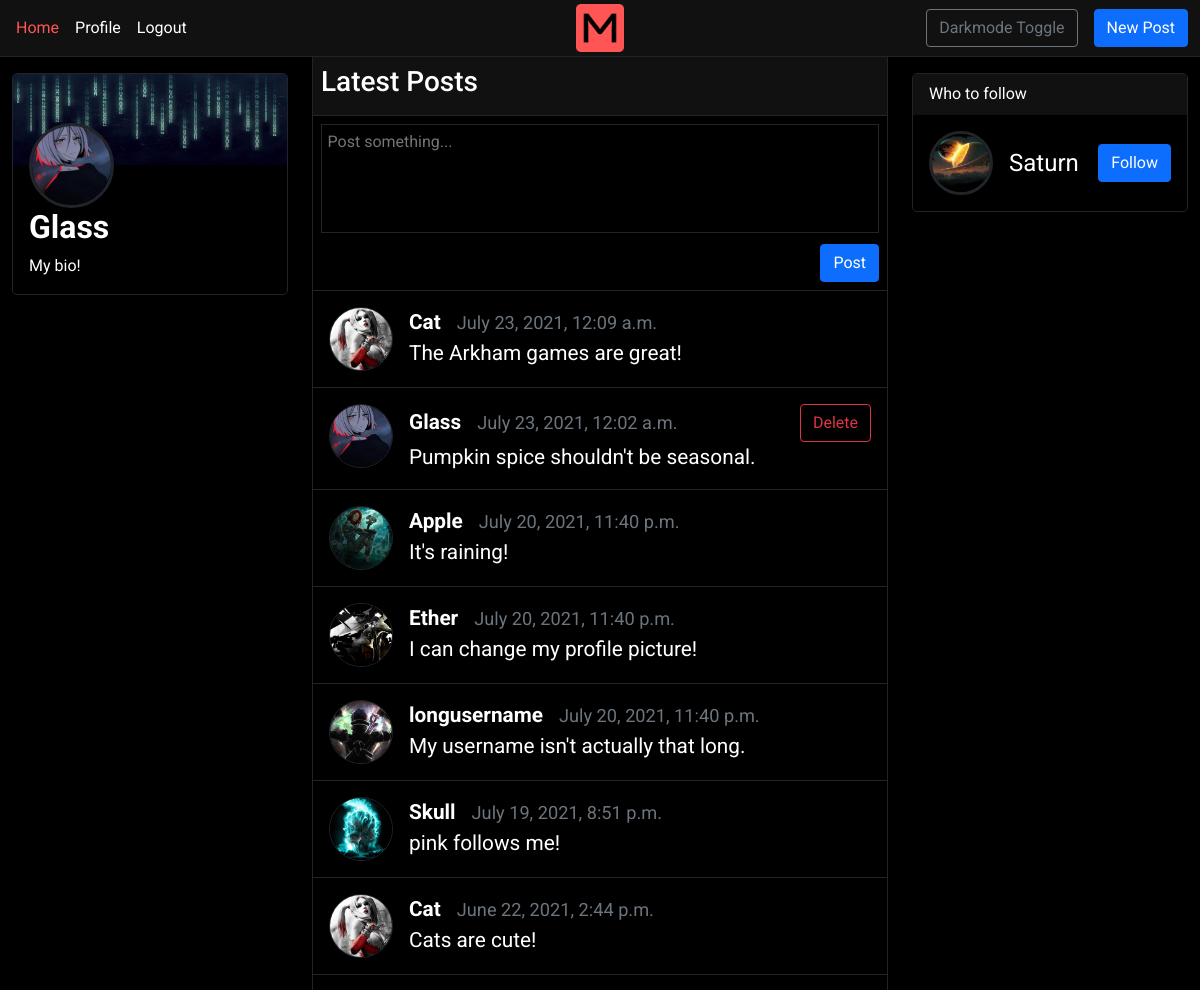
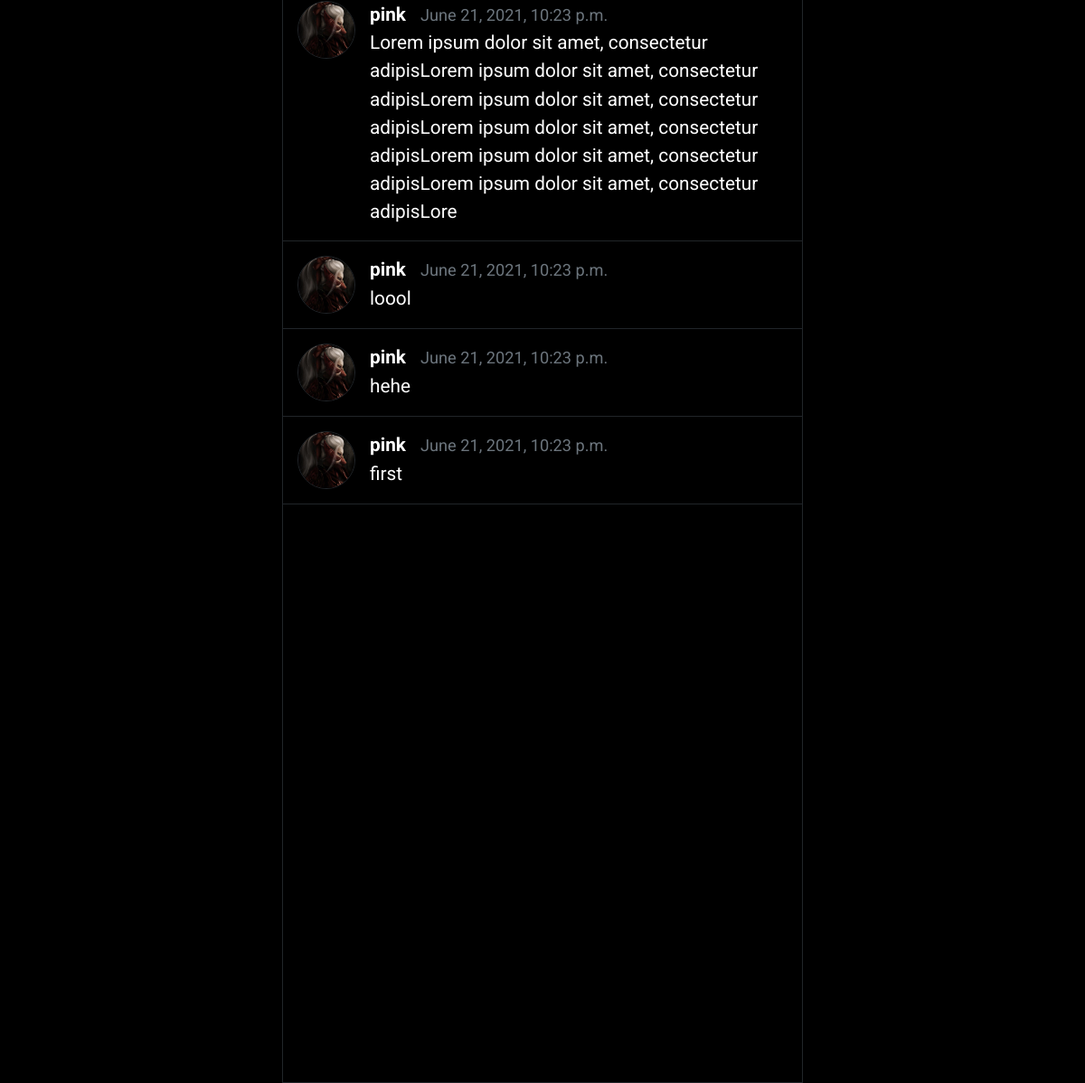
The page / (signed in) on the database its author committed (2 pictures, top to bottom).
### users/models.py (models this page shows, shortened)
class Profile(models.Model):
    user = models.OneToOneField(User, on_delete=models.CASCADE)
    profile_pic = models.ImageField(upload_to=profile_pic_path, null=True, blank=True)
    profile_banner = models.ImageField(upload_to=profile_banner_path, null=True, blank=True)
    bio = models.TextField(null=True, blank=True, max_length=280, default="My bio!")

### posts/models.py (models this page shows, shortened)
class Post(models.Model):
    id = models.CharField(primary_key=True, max_length=32, editable=False, default=uuid_hex)
    text = models.CharField(max_length=255)
    author = models.ForeignKey(User, on_delete=models.CASCADE)
    date_posted = models.DateTimeField(auto_now=False, auto_now_add=True)
    last_updated = models.DateTimeField(auto_now=True, auto_now_add=False)

### blog/views.py (the view)
# urls.py: path('', views.index, name='index'),
@login_required
def index(request):
    sort = request.GET.get('sort', 'latest')
    posts = []
    follow_suggestions = get_follow_suggestions(request)
    if sort == 'latest':
        posts = Post.objects.all().order_by('-date_posted')
    else:
        posts = Post.objects.all().order_by('date_posted')
    for post in posts:
        if (not post.author == request.user) and (not request.user.is_following(post.author)):
            posts = posts.exclude(author=post.author)
    return render(request, 'blog/blog.html', { 'posts' : posts,
        'follow_suggestions' : follow_suggestions })

### blog/context_processors.py (called while the page is built)
def context_forms(request):
    return {
        'post_form' : PostForm,
    }

### blog/views.py (called while the page is built)
def get_follow_suggestions(request):
    follow_suggestions = None
    follow_suggestions = User.objects.exclude(username=request.user.username)
    for user in follow_suggestions:
        if request.user.is_following(user):
            follow_suggestions = follow_suggestions.exclude(username=user.username)
    follow_suggestions = follow_suggestions.order_by('?')
    return follow_suggestions

### posts/models.py (called while the page is built)
def uuid_hex():
    return uuid4().hex

### users/context_processors.py (called while the page is built)
def user_pref(request):
    if request.user.is_authenticated:
        preferences = UserPreferences.objects.get(user=request.user)
    else:
        preferences = None
    return {
        'user_pref' : preferences,
    }

### users/models.py (called while the page is built)
    def is_following(self, user):
        return len(self.follower.filter(followee=user)) > 0

### blog/templates/blog/blog.html
{% extends 'blog/base.html' %}
{% block content %}
<div class="border-start border-end border-dark">
    <div class="bg-light border-bottom border-dark p-2"><h3>Latest Posts</h3></div>
    <div class="p-2">
        {% include 'posts/post_form.html' %}
    </div>
    {% include 'posts/post_container.html' %}
</div>
{% endblock content %}

### blog/templates/blog/profile_widget.html
<div class="border border-dark rounded-3 mt-3">
    <div>
        {% if user.profile.profile_banner %}
        <img class="w-100 rounded-top" src="{{ user.profile.profile_banner.url }}" />
        {% else %}
        <img class="w-100 rounded-top" src="https://cdn.kapwing.com/final_5dcc99aba3f32c0013ff8b46_45583.jpg">
        {% endif %}
    </div>
    <div class="p-3 pt-0">
        <div>
            <a href="{% url 'profile' user=user.username %}">
                {% if user.profile.profile_pic %}
                <img class="border border-3 border-dark rounded-circle profile-card-img"
                    src="{{ user.profile.profile_pic.url }}" />
                {% else %}
                <img class="border border-3 border-dark rounded-circle profile-card-img"
                    src="https://i2.wp.com/cdn.website-editor.net/337bd928b7f54e51813e75f713453762/dms3rep/multi/desktop/blank+employee.png" />
                {% endif %}
            </a>
        </div>
        <div>
            <h2 class="fw-bold">{{ user.username }}</h2>
            <span>{{ user.profile.bio }}</span>
        </div>
    </div>
</div>

### posts/templates/posts/post_form.html (shortened to what this page needs)
<div>
    <form action="{% url 'post-api' %}" method="post">
        {{ post_form }}
        <input class="btn btn-primary d-block ms-auto mt-1" type="submit" value="Post">
    </form>
</div>

### posts/templates/posts/post_container.html (shortened to what this page needs)
<div>
    <div class="border-top border-dark">
        {% for post in posts %}
        <div class="post-wrapper" onclick='location.href="{% url 'post-detail' pk=post.id %}";'>
            {% include 'posts/post.html' %}
            <div class="border-bottom border-dark"></div>
        </div>
        {% endfor %}
        <div class="border-bottom border-dark container-spacer"></div>
    </div>
</div>

### posts/templates/posts/post.html
<div class="post">
    <div class="card-body d-flex">
        <div>
            <a href="{% url 'profile' user=post.author.username %}">
                {% if post.author.profile.profile_pic %}
                <img class="border border-1 border-dark rounded-circle post-profile-img"
                    src="{{ post.author.profile.profile_pic.url }}" />
                {% else %}
                <img class="border border-1 border-dark rounded-circle post-profile-img"
                    src="https://cdn.kapwing.com/final_5dcc99aba3f32c0013ff8b46_45583.jpg" />
                {% endif %}
            </a>
        </div>
        <div class="flex-fill ps-3">
            <div class="d-flex align-items-center">
                <div class="fw-bold me-3">
                    <a href="{% url 'profile' user=post.author.username %}">
                        {{ post.author.username }}</a>
                </div>
                <div class="small text-muted">
                     {{ post.date_posted }}
                </div>
                <div class="ms-auto">
                    {% if request.user == post.author %}
                    <button class="btn btn-outline-danger post-delete-button" data-bs-toggle="modal"
                        data-bs-target="#postDeleteModal" data-pk="{{ post.pk }}">Delete</button>
                    {% endif %}
                </div>
            </div>
            <p class="card-text text-break">{{ post.text }}</p>
        </div>
    </div>
</div>

### blog/templates/blog/follow_card.html
<div class="follow-card d-flex align-items-center">
    {% include 'blog/user_card.html' %}
    <div class="ms-auto">
        {% include 'blog/follow_button.html' %}
    </div>
</div>

### blog/templates/blog/user_card.html
<div class="d-flex align-items-center p-3 user-card">
    <div>
        <a href="{% url 'profile' user=user.username %}">
            {% if user.profile.profile_pic %}
            <img class="border border-3 border-dark rounded-circle user-card-profile-img"
                src="{{ user.profile.profile_pic.url }}" />
            {% else %}
            <img class="border border-3 border-dark rounded-circle user-card-profile-img"
                src="https://cdn.kapwing.com/final_5dcc99aba3f32c0013ff8b46_45583.jpg" />
            {% endif %}
        </a>
    </div>
    <div class="user-card-details text-clip ps-3 pe-3">
        <div class="user-card-username">{{ user.username }}</div>
    </div>
</div>

### blog/templates/blog/follow_button.html
<button class="btn btn-primary m-3 follow-button" data-username="{{ user.username }}">Follow</button>

### blog/static/blog/blog.css (style rules this page uses)
body { font-family: Roboto, serif; }
.container-spacer { min-height: 40rem; }
img.profile-card-img { position: relative; margin-top: -17.5%; width: 35%; height: 35%; }
div.user-card { overflow: hidden; overflow-wrap: break-word; }
img.user-card-profile-img { width: 4rem; height: 4rem; }
div.user-card-username { font-size: 1.5rem; }

### posts/static/posts/posts.css (style rules this page uses)
.post-wrapper { font-size: 1.3em; cursor: pointer; }
div.post-wrapper a { color: inherit; text-decoration: none; }
img.post-profile-img { width: 4rem; height: 4rem; }

### blog/static/blog/darkmode.css (style rules this page uses)
body, textarea, .modal-content, .modal-header, .modal-footer { color: white; background-color: black; border-color: #212529; }
.bg-light, .card-header { background-color: #111!important; }

### rows shown on the page
Post: author.profile.profile_pic (picture), author.username "Cat", date_posted "July 23, 2021, 12:09 a.m.", text "The Arkham games are great!"
Post: author.profile.profile_pic (picture), author.username "Glass", date_posted "July 23, 2021, 12:02 a.m.", text "Pumpkin spice shouldn't be seasonal."
Post: author.profile.profile_pic (picture), author.username "Apple", date_posted "July 20, 2021, 11:40 p.m.", text "It's raining!"
Post: author.profile.profile_pic (picture), author.username "Ether", date_posted "July 20, 2021, 11:40 p.m.", text "I can change my profile picture!"
Post: author.profile.profile_pic (picture), author.username "longusername", date_posted "July 20, 2021, 11:40 p.m.", text "My username isn't actually that long."
Post: author.profile.profile_pic (picture), author.username "Skull", date_posted "July 19, 2021, 8:51 p.m.", text "pink follows me!"
Post: author.profile.profile_pic (picture), author.username "Cat", date_posted "June 22, 2021, 2:44 p.m.", text "Cats are cute!"
Post: author.profile.profile_pic (picture), author.username "pink", date_posted "June 21, 2021, 10:23 p.m.", text "Lorem ipsum dolor sit amet, consectetur adipisLorem ipsum dolor sit amet, consectetur adipisLorem ipsum dolor sit amet, consectetur adipisLorem ipsum dolor sit amet, consectetur adipisLorem ipsum dolor sit amet, consectetur adipisLorem ipsum dolor sit amet, consectetur adipisLore"
Post: author.profile.profile_pic (picture), author.username "pink", date_posted "June 21, 2021, 10:23 p.m.", text "loool"
Post: author.profile.profile_pic (picture), author.username "pink", date_posted "June 21, 2021, 10:23 p.m.", text "hehe"
Post: author.profile.profile_pic (picture), author.username "pink", date_posted "June 21, 2021, 10:23 p.m.", text "first"

### other values the page prints
{{ user.username }} "Glass"
{{ user.profile.bio }} "My bio!"
{{ user.username }} "Saturn"
